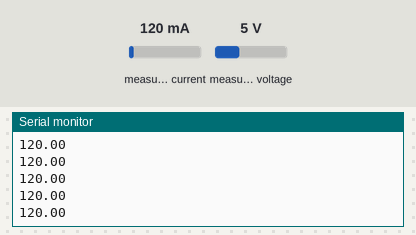
Simulated run of this program. Board: ESP32. Parts: the last lines printed to the serial monitor. The inputs (shaded band) are chosen by the test bench; at power-on: measured current 120 mA, measured voltage 5 V.

Above: at 1.2 s.
1.3 s: measured current set to 40 mA
At 1.8 s:
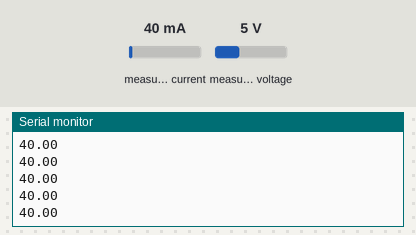
2.8 s: measured current set to 500 mA
At 3.5 s:
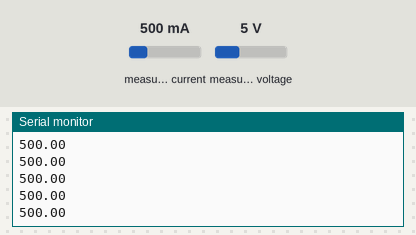
Timing chart, 0 to 5.8 s (numbered marks = the images above; inputs shaded):
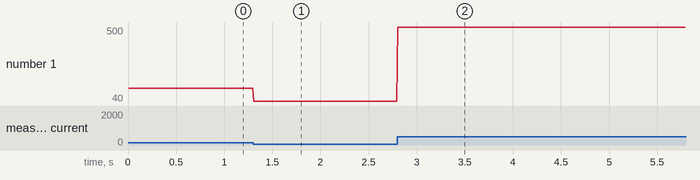

Measured:
- after the input at 1.3 s, the serial monitor: prints a new line at once (image 1)
- after the input at 2.8 s, the serial monitor: prints a new line at once (image 2)
- plotted number 1: 120 → 40 after the input at 1.3 s, 40 → 500 after the input at 2.8 s

The program:

main.cpp
```cpp
#include <Arduino.h>

#include <Wire.h>
#include <Adafruit_INA219.h>

Adafruit_INA219 ina219;

void setup(void)
{
  Serial.begin(115200);
  while (!Serial)
  {
    delay(1);
  }

  // Initialize the INA219.
  if (! ina219.begin())
  {
    Serial.println("Failed to find INA219 chip");
    while (1)
    {
      delay(10);
    }
  }
  // To use a slightly lower 32V, 1A range (higher precision on amps):
  ina219.setCalibration_32V_1A();
  // Or to use a lower 16V, 400mA range, call:
  //ina219.setCalibration_16V_400mA();

  Serial.println("Measuring voltage, current, and power with INA219 ...");
}

void loop(void)
{
  float shuntvoltage = 0;
  float busvoltage = 0;
  float current_mA = 0;
  float loadvoltage = 0;
  float power_mW = 0;

  shuntvoltage = ina219.getShuntVoltage_mV();
  busvoltage = ina219.getBusVoltage_V();
  current_mA = ina219.getCurrent_mA();
  power_mW = ina219.getPower_mW();
  loadvoltage = busvoltage + (shuntvoltage / 1000);

  // Serial.print("Bus Voltage:   "); Serial.print(busvoltage); Serial.println(" V");
  // Serial.print("Shunt Voltage: "); Serial.print(shuntvoltage); Serial.println(" mV");
  // Serial.print("Load Voltage:  "); Serial.print(loadvoltage); Serial.println(" V");
  // Serial.print("Current:       ");
  Serial.println(current_mA);
  // Serial.println(" mA");
  // Serial.print("Power:         "); Serial.print(power_mW); Serial.println(" mW");
  // Serial.println("");

  // delay(1000);
}
```
